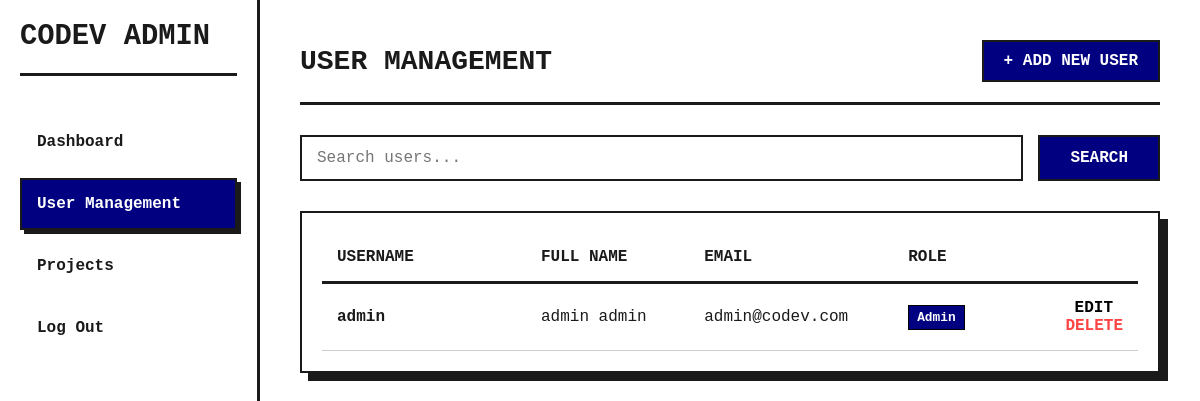
/admin_dash.php?page=users (signed in), run on an earlier commit of the app's database.
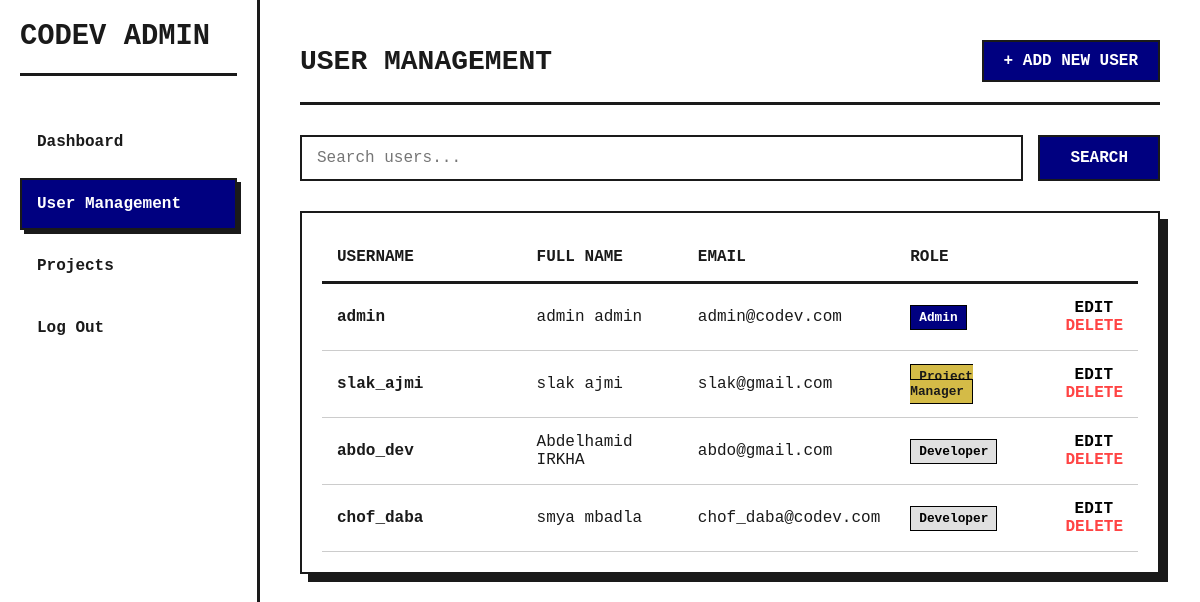
And on a later commit of the database.
### tables this page shows
CREATE TABLE Users (
    user_id INTEGER PRIMARY KEY AUTOINCREMENT,
    first_name TEXT NOT NULL,
    last_name TEXT NOT NULL,
    username TEXT NOT NULL UNIQUE,
    email TEXT NOT NULL UNIQUE,
    password_hash TEXT NOT NULL,
    role TEXT CHECK(role IN ('Admin', 'Project Manager', 'Developer')) NOT NULL
);

### Includes/functions.php (called while the page is built, shortened)
<?php
    function get_db_connection(){
        $pdo = new PDO('sqlite:codev.db');
        return $pdo;
    }
    function get_users($search = null) {
    $pdo = get_db_connection();
        $sql = "SELECT * FROM users
        order by
        case
        when role = 'Admin' then 0
        when role = 'Project Manager' then 1
        when role = 'Developer' then 2
        else 99 end asc";
        $stmt = $pdo->prepare($sql);
        $stmt->execute();
    return $stmt->fetchAll(PDO::FETCH_ASSOC);
}
?>

### admin_tabs/users.php (the view, shortened to what this page needs)
<?php
    require_once "Includes/functions.php";
    $search = isset($_GET['search']) ? $_GET['search'] : null;
    $users = get_users($search);
?>
<div class="page-header" style="display: flex; justify-content: space-between; align-items: center; margin-bottom: 30px; border-bottom: 3px solid var(--primary); padding-bottom: 20px;">
    <h1 style="margin: 0; text-align: left;">USER MANAGEMENT</h1>
    <a href="?page=users&action=add_user" class="btn" style="width: auto; padding: 10px 20px; margin: 0;">
        + ADD NEW USER
    </a>
</div>
<div class="toolbar" style="margin-bottom: 30px;">
    <form method="GET" action="admin_dash.php" style="display: flex; gap: 15px;">
        <div style="flex-grow: 1;">
            <input type="text"
                   name="search"
                   placeholder="Search users..."
                   value="<?= htmlspecialchars($search) ?>"
                   style="margin: 0;">
        </div>
        <button type="submit" style="width: auto; margin: 0; padding: 0 30px;">
            SEARCH
        </button>
    </form>
</div>
<div class="table-container">
    <table>
        <thead>
            <tr>
                <th style="width: 25%;">Username</th>
                <th style="width: 20%;">Full Name</th>
                <th style="width: 25%;">Email</th>
                <th style="width: 15%;">Role</th>
                <th style="width: 15%; text-align: right;"></th>
            </tr>
        </thead>
        <tbody>
            <?php foreach ($users as $user): ?>
            <tr>
                <td><strong><?= htmlspecialchars($user['username']) ?></strong></td>
                <td><?= htmlspecialchars($user['first_name'] . ' ' . $user['last_name']) ?></td>
                <td><?= htmlspecialchars($user['email']) ?></td>
                <td>
                    <?php
                        $badgeClass = 'badge-dev';
                        if ($user['role'] === 'Admin') $badgeClass = 'badge-admin';
                        if ($user['role'] === 'Project Manager') $badgeClass = 'badge-pm';
                        ?>
                    <span class="badge <?= $badgeClass ?>"
                          style="padding: 4px 8px; border: 1px solid #000; font-size: 0.8rem; font-weight: bold;">
                        <?= htmlspecialchars($user['role']) ?>
                    </span>
                </td>
                <td style="text-align: right;">
                    <a href="?page=users&action=edit_user&id=<?= $user['user_id'] ?>"
                       style="text-decoration: none; color: #000; font-weight: bold; margin-right: 10px;">
                       EDIT
                    </a>
                    <a href="?page=delete_user&id=<?= $user['user_id'] ?>"
                       style="text-decoration: none; color: #ff4444; font-weight: bold;"
                       onclick="return confirm('Are you sure you want to delete this user?');">
                       DELETE
                    </a>
                </td>
            </tr>
            <?php endforeach; ?>
        </tbody>
    </table>
</div>

### admin_dash.php (shortened to what this page needs)
<?php
    $page =  isset($_GET['page']) ? $_GET['page'] : 'home';
?>
    <link rel="stylesheet" href="style.css">
</head>
<body>
    <div class="dashboard-container">
        <aside class="sidebar">
            <div class="brand">CoDev Admin</div>
            <nav>
                <nav>
                    <a href="?page=home" class="nav-link <?= $page == 'home' ? 'active' : '' ?>">Dashboard</a>
                    <a href="?page=users" class="nav-link <?= $page == 'users' ? 'active' : '' ?>">User Management</a>
                    <a href="?page=projects" class="nav-link <?= $page == 'projects' ? 'active' : '' ?>">Projects</a>
                    <a href="logout.php" class="nav-link logout">Log Out</a>
                </nav>
            </nav>
        </aside>
        <main class="main-content">
            <?php
                $tab_path = "admin_tabs/{$page}.php";
                if (file_exists($tab_path)){
                    include($tab_path);
                }else{
                    echo "<h1 class='error-msg'>page not found 404</h1>";
                }
            ?>
        </main>
    </div>
</body>
</html>

### style.css (style rules this page uses)
* { margin: 0; padding: 0; box-sizing: border-box; font-family: 'Courier New', monospace; }
body { background-color: var(--secondary); color: var(--primary); min-height: 100vh; }
h1 { color: var(--primary); margin-bottom: 30px; font-size: 28px; font-weight: 700; text-align: center; }
input { width: 100%; padding: 12px 15px; border: 2px solid var(--primary); background-color: var(--secondary); font-size: 16px; outline: none; transition: all 0.3s; }
button, .btn { display: inline-block; width: 100%; padding: 12px; background-color: var(--accent); color: var(--secondary); border: 2px solid var(--primary); font-size: 16px; font-weight: bold; cursor: pointer; text-align: center; text-decoration: none; transition: all 0.2s; }
.dashboard-container { display: flex; min-height: 100vh; }
.sidebar { width: 260px; background-color: var(--secondary); border-right: 3px solid var(--primary); padding: 20px; display: flex; flex-direction: column; position: fixed; height: 100vh; z-index: 100; }
.brand { font-size: 1.8rem; font-weight: 900; text-transform: uppercase; margin-bottom: 40px; padding-bottom: 20px; border-bottom: 3px solid var(--primary); }
.nav-link { display: block; text-decoration: none; color: var(--primary); font-weight: bold; padding: 15px; margin-bottom: 10px; border: 2px solid transparent; transition: all 0.2s; }
.nav-link:hover, .nav-link.active { background-color: var(--accent); color: var(--secondary); border: 2px solid var(--primary); box-shadow: 4px 4px 0px var(--primary); }
.main-content { margin-left: 260px; padding: 40px; width: 100%; }
.table-container { border: 2px solid var(--primary); box-shadow: var(--shadow); background: var(--secondary); padding: 20px; overflow-x: auto; }
table { width: 100%; border-collapse: collapse; }
th { text-align: left; border-bottom: 3px solid var(--primary); padding: 15px; text-transform: uppercase; }
td { padding: 15px; border-bottom: 1px solid #ccc; }
.badge { padding: 5px 10px; font-size: 0.8rem; font-weight: bold; border: 1px solid var(--primary); }
.badge-admin { background-color: var(--accent); color: white; }
.badge-pm { background-color: var(--complementary); }
.badge-dev { background-color: #e0e0e0; color: #000; }

What changed in the data, as far as the page shows it:
added users: username "slak_ajmi", first_name+last_name "slak ajmi", email "slak@gmail.com", role "Project Manager"
added users: username "abdo_dev", first_name+last_name "Abdelhamid IRKHA", email "abdo@gmail.com", role "Developer"
added users: username "chof_daba", first_name+last_name "smya mbadla", email "chof_daba@codev.com", role "Developer"
